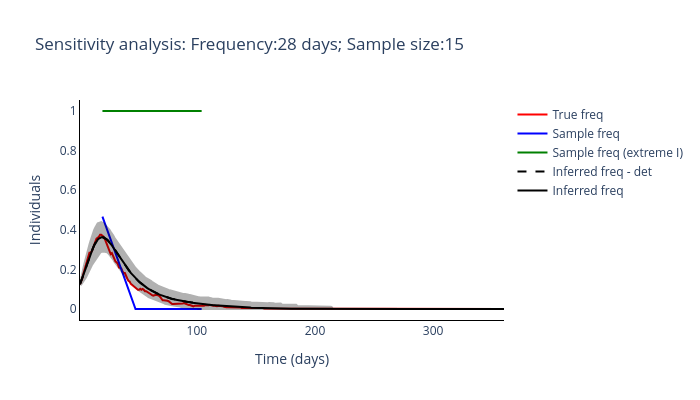
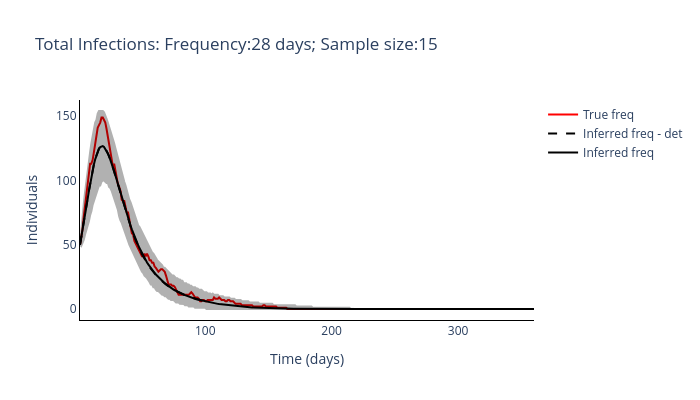

Source (notebook cell) for these figures, in order:
### Code cell
routine_run(freq_samplying_range[1], sample_size_range[0])

### Figure 1 — Plotly figure (JSON) as saved in the notebook; plotly's stock layout.template omitted (floating-point values rounded to 4 significant figures; data arrays with more than 128 entries replaced by an {"elided": "..."} marker saying what was removed)
{"data": [{"line": {"color": "red"}, "mode": "lines", "name": "True freq", "type": "scatter", "x": {"elided": "360 int values"}, "y": {"elided": "360 float values"}}, {"line": {"color": "blue"}, "mode": "lines", "name": "Sample freq", "type": "scatter", "x": [20, 48, 76, 104], "y": [0.4667, 0, 0, 0]}, {"line": {"color": "green"}, "mode": "lines", "name": "Sample freq (extreme I)", "type": "scatter", "x": [20, 48, 76, 104], "y": [1, 1, 1, 1]}, {"line": {"color": "black", "dash": "dash"}, "mode": "lines", "name": "Inferred freq - det", "type": "scatter", "x": {"elided": "360 int values"}, "y": [0.125, 0.1399, 0.1558, 0.1725, 0.1899, 0.2078, 0.226, 0.244, 0.2616, 0.2784, 0.2944, 0.3092, 0.3225, 0.3343, 0.3443, 0.3523, 0.3582, 0.3619, 0.3636, 0.3637, 0.3623, 0.3596, 0.3556, 0.3506, 0.3447, 0.338, 0.3306, 0.3226, 0.314, 0.305, 0.2956, 0.286, 0.2765, 0.2671, 0.2577, 0.2485, 0.2394, 0.2305, 0.2219, 0.2135, 0.2053, 0.1974, 0.1897, 0.1823, 0.1751, 0.1683, 0.1617, 0.1554, 0.1493, 0.1435, 0.1379, 0.1325, 0.1274, 0.1225, 0.1178, 0.1133, 0.109, 0.1049, 0.1011, 0.09737, 0.09383, 0.09045, 0.08723, 0.08415, 0.08122, 0.07843, 0.07578, 0.07325, 0.07084, 0.06853, 0.06634, 0.06423, 0.06221, 0.06027, 0.0584, 0.0566, 0.05488, 0.05323, 0.05166, 0.05016, 0.04872, 0.04735, 0.04603, 0.04477, 0.04355, 0.04238, 0.04124, 0.04013, 0.03904, 0.03798, 0.03695, 0.03595, 0.03499, 0.03407, 0.03318, 0.03232, 0.03148, 0.03068, 0.0299, 0.02915, 0.02841, 0.02768, 0.02695, 0.02623]}, {"line": {"color": "black"}, "mode": "lines", "name": "Inferred freq", "type": "scatter", "x": {"elided": "360 int values"}, "y": {"elided": "360 float values"}}, {"fill": "toself", "fillcolor": "black", "line": {"color": "black"}, "mode": "lines", "name": "Inferred freq", "opacity": 0.3, "showlegend": false, "type": "scatter", "x": {"elided": "720 int values"}, "y": {"elided": "720 float values"}}], "layout": {"height": 400, "plot_bgcolor": "white", "title": {"text": "Sensitivity analysis: Frequency:28 days; Sample size:15"}, "width": 700, "xaxis": {"linecolor": "black", "title": {"text": "Time (days)"}}, "yaxis": {"linecolor": "black", "title": {"text": "Individuals"}}}}

### Figure 2 — Plotly figure (JSON) as saved in the notebook; plotly's stock layout.template omitted (floating-point values rounded to 4 significant figures; data arrays with more than 128 entries replaced by an {"elided": "..."} marker saying what was removed)
{"data": [{"line": {"color": "red"}, "mode": "lines", "name": "True freq", "type": "scatter", "x": {"elided": "360 int values"}, "y": {"elided": "360 int values"}}, {"line": {"color": "black", "dash": "dash"}, "mode": "lines", "name": "Inferred freq - det", "type": "scatter", "x": {"elided": "360 int values"}, "y": [50, 55.42, 61.14, 67.09, 73.21, 79.41, 85.62, 91.73, 97.6, 103.1, 108.2, 112.8, 116.8, 120.1, 122.8, 124.8, 126.1, 126.7, 126.6, 126.0, 124.8, 123.2, 121.1, 118.8, 116.1, 113.2, 110.1, 106.8, 103.4, 99.94, 96.39, 92.84, 89.31, 85.83, 82.41, 79.06, 75.8, 72.63, 69.57, 66.61, 63.75, 61.0, 58.35, 55.8, 53.35, 51.01, 48.76, 46.62, 44.57, 42.62, 40.75, 38.97, 37.28, 35.66, 34.12, 32.66, 31.27, 29.94, 28.68, 27.49, 26.35, 25.27, 24.24, 23.25, 22.32, 21.43, 20.58, 19.77, 19.0, 18.27, 17.57, 16.9, 16.25, 15.64, 15.05, 14.49, 13.95, 13.44, 12.95, 12.48, 12.02, 11.59, 11.18, 10.78, 10.4, 10.03, 9.676, 9.333, 9.001, 8.679, 8.367, 8.065, 7.774, 7.493, 7.223, 6.963, 6.714, 6.474, 6.243, 6.02, 5.805, 5.596, 5.392, 5.192]}, {"line": {"color": "black"}, "mode": "lines", "name": "Inferred freq", "type": "scatter", "x": {"elided": "360 int values"}, "y": {"elided": "360 float values"}}, {"fill": "toself", "fillcolor": "black", "line": {"color": "black"}, "mode": "lines", "name": "Inferred freq", "opacity": 0.3, "showlegend": false, "type": "scatter", "x": {"elided": "720 int values"}, "y": {"elided": "720 float values"}}], "layout": {"height": 400, "plot_bgcolor": "white", "title": {"text": "Total Infections: Frequency:28 days; Sample size:15"}, "width": 700, "xaxis": {"linecolor": "black", "title": {"text": "Time (days)"}}, "yaxis": {"linecolor": "black", "title": {"text": "Individuals"}}}}
